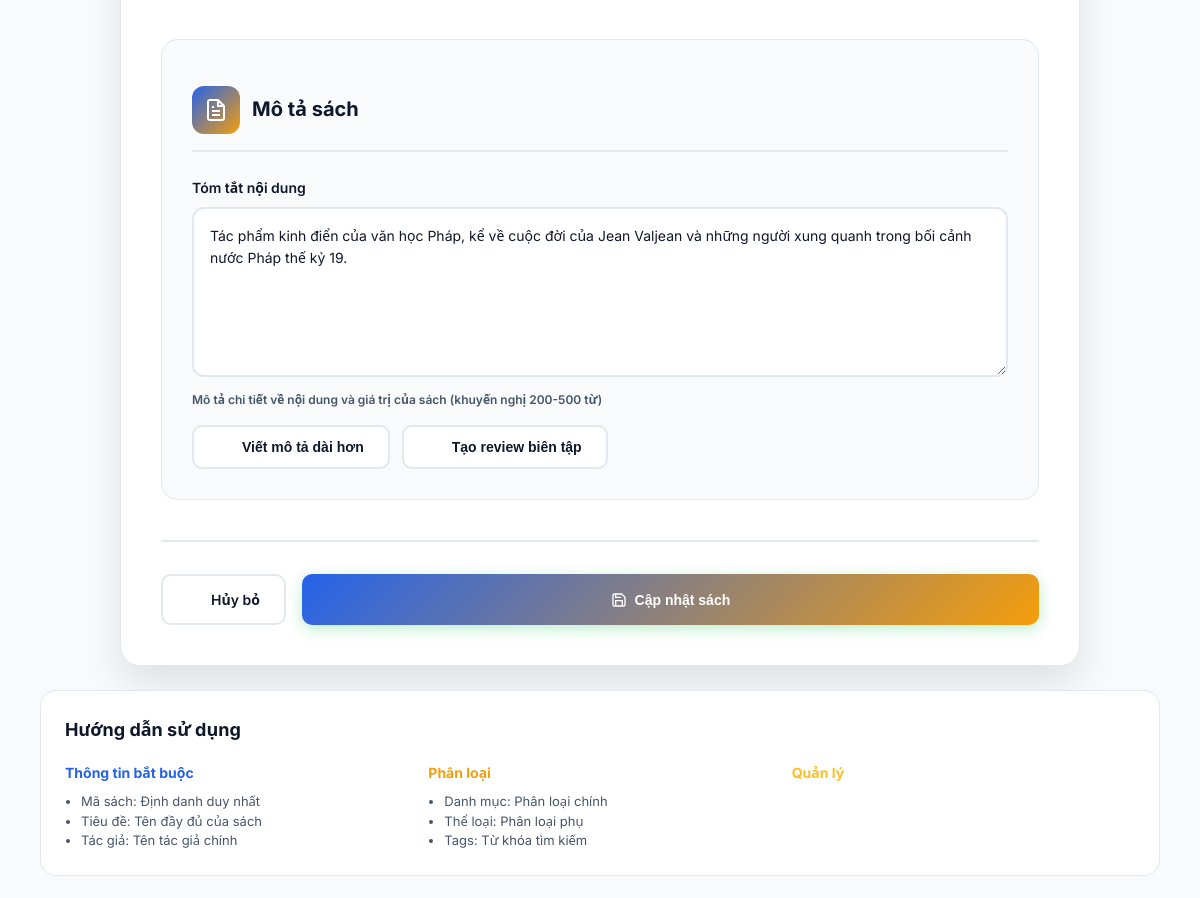
The page /admin/books/55/edit (signed in, middle part) on the database as committed earlier.
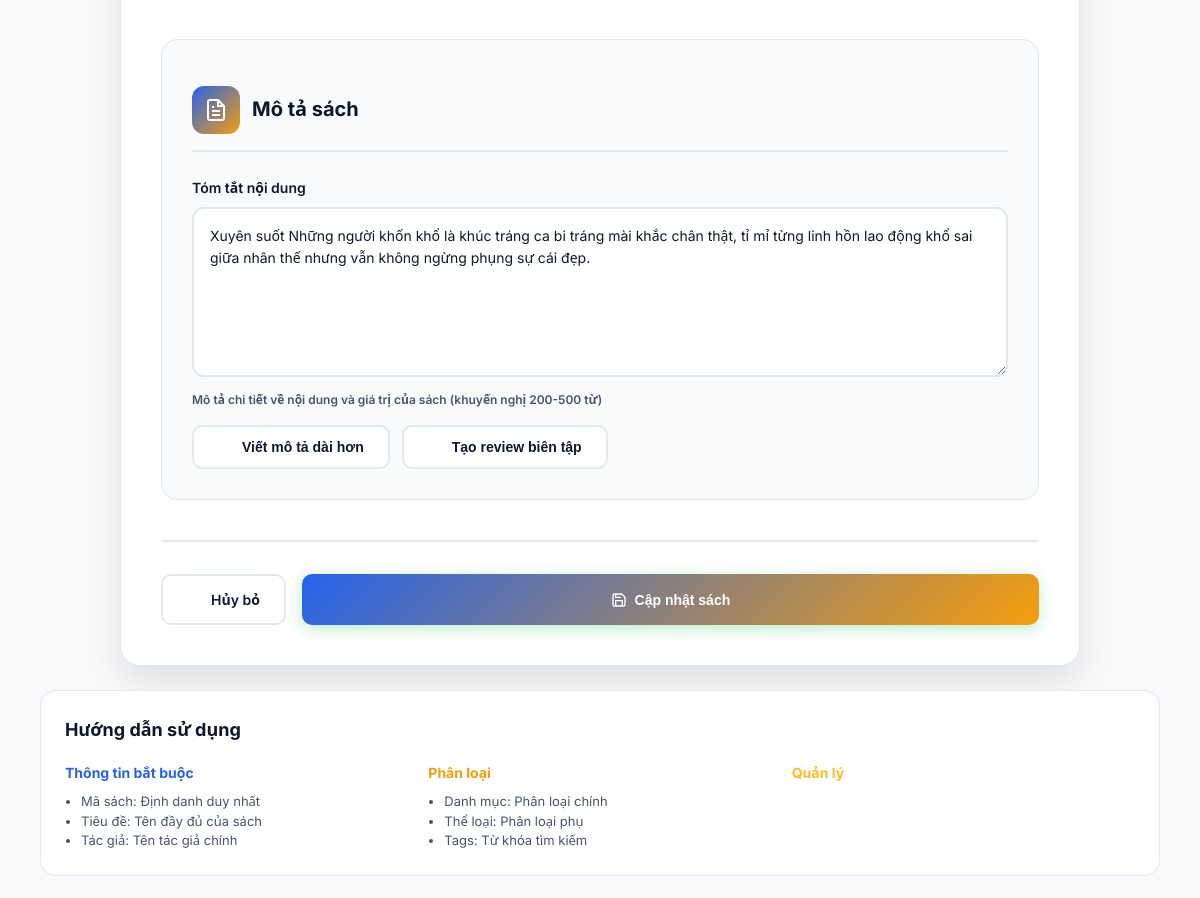
The same page on the database as committed later.
### models.py (models this page shows)
class Book(db.Model):
    __tablename__ = "books"
    id = db.Column(db.Integer, primary_key=True)
    title = db.Column(db.String(255), nullable=False, index=True)
    author = db.Column(db.String(255), nullable=False, index=True)
    description = db.Column(db.Text)
    cover_url = db.Column(db.String(512))
    genre = db.Column(db.String(100))
    publisher = db.Column(db.String(255))
    num_pages = db.Column(db.Integer)
    book_code = db.Column(db.String(100), unique=True, index=True)
    created_at = db.Column(db.DateTime, nullable=False, default=datetime.utcnow, index=True)
    category_id = db.Column(db.Integer, db.ForeignKey("categories.id"), index=True)
    price = db.Column(db.Numeric(10, 2), nullable=False, default=0)
    stock = db.Column(db.Integer, nullable=False, default=0)
    isbn = db.Column(db.String(50), unique=True)
    is_active = db.Column(db.Boolean, nullable=False, default=True, index=True)
    category = db.relationship("Category", back_populates="books", lazy="joined")
    order_items = db.relationship("OrderItem", back_populates="book")

### app.py (the view, shortened to what this page needs)
    @app.route("/admin/books/<int:book_id>/edit", methods=["GET", "POST"])
    @admin_required
    def admin_books_edit(book_id: int):
        db = get_db()
        book = db.execute(
            "SELECT id, title, author, cover_url, description, genre, publisher, num_pages, book_code, category_id, COALESCE(price, 0) as price, COALESCE(stock, 0) as stock, isbn, COALESCE(is_active, 1) as is_active FROM books WHERE id=?",
            (book_id,),
        ).fetchone()
        if not book:
            flash("Không tìm thấy sách.")
            return redirect(url_for("admin_books"))
        categories = db.execute("SELECT id, name FROM categories ORDER BY name").fetchall()
        tags = db.execute(
            "SELECT t.name FROM tags t JOIN book_tags bt ON bt.tag_id=t.id WHERE bt.book_id=? ORDER BY t.name",
            (book_id,),
        ).fetchall()
        return render_template("admin_book_form.html", book=book, is_edit=True, categories=categories, tags=", ".join([r[0] for r in tags]))

### templates/admin_book_form.html (shortened to what the changed rows need)
{% extends 'base.html' %}
{% block content %}
<div class="book-form-container">
  <form method="post" class="book-form" action="{% if is_edit %}{{ url_for('admin_books_edit', book_id=book.id) }}{% else %}{{ url_for('admin_books_new') }}{% endif %}" enctype="multipart/form-data" onsubmit="return validateForm()">
{% if adding_disabled and not is_edit %}
  <div class="alert" style="background: #fef3c7; border: 1px solid #f59e0b; border-radius: 8px; padding: 16px; margin: 20px 0;">
    <p style="color: #92400e; margin: 0;">⚠️ Chức năng thêm sách tạm thời bị vô hiệu hóa. Vui lòng kiểm tra lại cấu hình database.</p>
  </div>
  <div class="actions">
    <a class="btn secondary" href="{{ url_for('admin_books') }}">← Quay lại</a>
  </div>
{% else %}
              {% set cur_cat = (book.category_id if book else None) %}
              {% set gval = book.genre if book else '' %}
  <div class="form-section description-info">
    <div class="section-header">
      <div class="section-icon">
        <svg width="24" height="24" viewBox="0 0 24 24" fill="none" stroke="currentColor" stroke-width="2">
          <path d="M14 2H6a2 2 0 0 0-2 2v16a2 2 0 0 0 2 2h12a2 2 0 0 0 2-2V8z"/>
          <polyline points="14,2 14,8 20,8"/>
          <line x1="16" y1="13" x2="8" y2="13"/>
          <line x1="16" y1="17" x2="8" y2="17"/>
          <polyline points="10,9 9,9 8,9"/>
        </svg>
      </div>
      <h3>Mô tả sách</h3>
    </div>
    <div class="form-group">
      <label class="form-label">
        <span class="label-text">Tóm tắt nội dung</span>
        <div class="textarea-wrapper">
          <textarea name="description" rows="6" placeholder="Nhập mô tả chi tiết về nội dung, chủ đề và giá trị của cuốn sách..." class="form-textarea">{{ (book.description if book else '') }}</textarea>
        </div>
        <small class="form-hint">Mô tả chi tiết về nội dung và giá trị của sách (khuyến nghị 200-500 từ)</small>
      </label>
    </div>
    {% if is_edit and book %}
    <div class="action-buttons">
      <button class="btn btn-secondary" type="button" onclick="document.getElementById('enhanceDescForm').requestSubmit()">
        <svg width="16" height="16" viewBox="0 0 24 24" fill="none" stroke="currentColor" stroke-width="2">
          <path d="M12 20h9"/>
          <path d="M16.5 3.5a2.121 2.121 0 0 1 3 3L7 19l-4 1 1-4L16.5 3.5z"/>
        </svg>
        Viết mô tả dài hơn
      </button>
      <button class="btn btn-secondary" type="button" onclick="document.getElementById('genReviewForm').requestSubmit()">
        <svg width="16" height="16" viewBox="0 0 24 24" fill="none" stroke="currentColor" stroke-width="2">
          <path d="M14 2H6a2 2 0 0 0-2 2v16a2 2 0 0 0 2 2h12a2 2 0 0 0 2-2V8z"/>
          <polyline points="14,2 14,8 20,8"/>
          <line x1="16" y1="13" x2="8" y2="13"/>
          <line x1="16" y1="17" x2="8" y2="17"/>
        </svg>
        Tạo review biên tập
      </button>
    </div>
    {% endif %}
  </div>
  <div class="form-actions">
    <a class="btn btn-secondary" href="{{ url_for('admin_books') }}">
      <svg width="16" height="16" viewBox="0 0 24 24" fill="none" stroke="currentColor" stroke-width="2">
        <path d="M19 12H5M12 19l-7-7 7-7"/>
      </svg>
      <span>Hủy bỏ</span>
    </a>
    <button class="btn btn-primary" type="submit">
      <svg width="16" height="16" viewBox="0 0 24 24" fill="none" stroke="currentColor" stroke-width="2">
        <path d="M19 21H5a2 2 0 01-2-2V5a2 2 0 012-2h11l5 5v11a2 2 0 01-2 2z"/>
        <polyline points="17,21 17,13 7,13 7,21"/>
        <polyline points="7,3 7,8 15,8"/>
      </svg>
      <span>{% if is_edit %}Cập nhật sách{% else %}Lưu sách mới{% endif %}</span>
    </button>
  </div>
{% endif %}
  </form>
</div>
{% endblock %}

Rows that differ between the two databases and show on the page:
changed Book: description "Tác phẩm kinh điển của văn học Pháp, kể về cuộc đời của Jean Valjean và những người xung quanh trong bối cảnh nước Pháp thế kỷ 19." → "Xuyên suốt Những người khốn khổ là khúc tráng ca bi tráng mài khắc chân thật, tỉ mỉ từng linh hồn lao động khổ sai giữa nhân thế nhưng vẫn không ngừng phụng sự cái đẹp."
